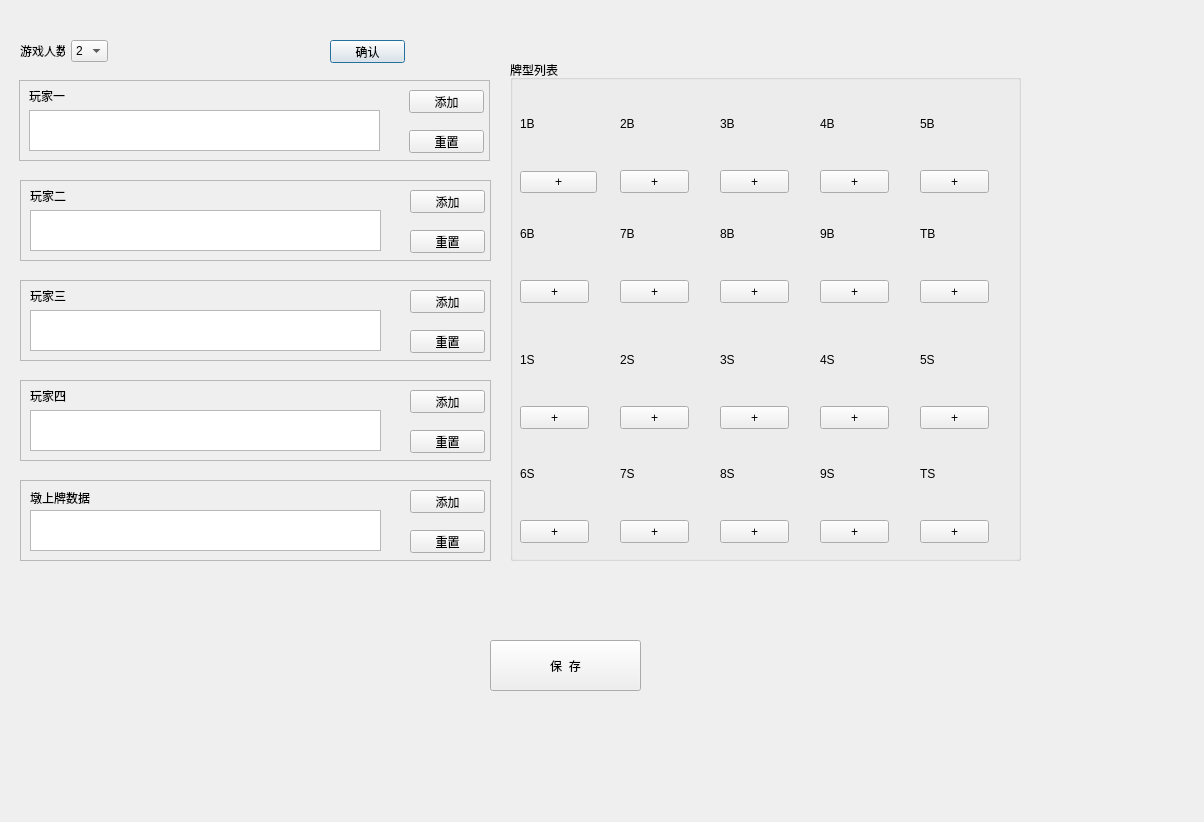
<?xml version="1.0" encoding="UTF-8"?>
<ui version="4.0">
 <class>Dialog</class>
 <widget class="QDialog" name="Dialog">
  <property name="geometry">
   <rect>
    <x>0</x>
    <y>0</y>
    <width>1204</width>
    <height>822</height>
   </rect>
  </property>
  <property name="windowTitle">
   <string>Dialog</string>
  </property>
  <widget class="QWidget" name="layoutWidget">
   <property name="geometry">
    <rect>
     <x>20</x>
     <y>40</y>
     <width>88</width>
     <height>22</height>
    </rect>
   </property>
   <layout class="QHBoxLayout" name="horizontalLayout">
    <item>
     <widget class="QLabel" name="label">
      <property name="text">
       <string>游戏人数</string>
      </property>
     </widget>
    </item>
    <item>
     <widget class="QComboBox" name="comboBox">
      <item>
       <property name="text">
        <string>2</string>
       </property>
      </item>
      <item>
       <property name="text">
        <string>3</string>
       </property>
      </item>
      <item>
       <property name="text">
        <string>4</string>
       </property>
      </item>
     </widget>
    </item>
   </layout>
  </widget>
  <widget class="QPushButton" name="AckBtn">
   <property name="geometry">
    <rect>
     <x>330</x>
     <y>40</y>
     <width>75</width>
     <height>23</height>
    </rect>
   </property>
   <property name="text">
    <string>确认</string>
   </property>
  </widget>
  <widget class="QFrame" name="playerOne">
   <property name="geometry">
    <rect>
     <x>19</x>
     <y>80</y>
     <width>471</width>
     <height>81</height>
    </rect>
   </property>
   <property name="frameShape">
    <enum>QFrame::StyledPanel</enum>
   </property>
   <property name="frameShadow">
    <enum>QFrame::Raised</enum>
   </property>
   <widget class="QLabel" name="label_2">
    <property name="geometry">
     <rect>
      <x>10</x>
      <y>10</y>
      <width>54</width>
      <height>12</height>
     </rect>
    </property>
    <property name="text">
     <string>玩家一</string>
    </property>
   </widget>
   <widget class="QPlainTextEdit" name="playerOneText">
    <property name="geometry">
     <rect>
      <x>10</x>
      <y>30</y>
      <width>351</width>
      <height>41</height>
     </rect>
    </property>
   </widget>
   <widget class="QPushButton" name="playerOneaddBtn">
    <property name="geometry">
     <rect>
      <x>390</x>
      <y>10</y>
      <width>75</width>
      <height>23</height>
     </rect>
    </property>
    <property name="text">
     <string>添加</string>
    </property>
   </widget>
   <widget class="QPushButton" name="playerOneClearBtn">
    <property name="geometry">
     <rect>
      <x>390</x>
      <y>50</y>
      <width>75</width>
      <height>23</height>
     </rect>
    </property>
    <property name="text">
     <string>重置</string>
    </property>
   </widget>
  </widget>
  <widget class="QFrame" name="playerTow">
   <property name="geometry">
    <rect>
     <x>20</x>
     <y>180</y>
     <width>471</width>
     <height>81</height>
    </rect>
   </property>
   <property name="frameShape">
    <enum>QFrame::StyledPanel</enum>
   </property>
   <property name="frameShadow">
    <enum>QFrame::Raised</enum>
   </property>
   <widget class="QLabel" name="label_3">
    <property name="geometry">
     <rect>
      <x>10</x>
      <y>10</y>
      <width>54</width>
      <height>12</height>
     </rect>
    </property>
    <property name="text">
     <string>玩家二</string>
    </property>
   </widget>
   <widget class="QPlainTextEdit" name="playerTowText">
    <property name="geometry">
     <rect>
      <x>10</x>
      <y>30</y>
      <width>351</width>
      <height>41</height>
     </rect>
    </property>
   </widget>
   <widget class="QPushButton" name="playerTowaddBtn">
    <property name="geometry">
     <rect>
      <x>390</x>
      <y>10</y>
      <width>75</width>
      <height>23</height>
     </rect>
    </property>
    <property name="text">
     <string>添加</string>
    </property>
   </widget>
   <widget class="QPushButton" name="playerTowClearBtn">
    <property name="geometry">
     <rect>
      <x>390</x>
      <y>50</y>
      <width>75</width>
      <height>23</height>
     </rect>
    </property>
    <property name="text">
     <string>重置</string>
    </property>
   </widget>
  </widget>
  <widget class="QFrame" name="playerThree">
   <property name="geometry">
    <rect>
     <x>20</x>
     <y>280</y>
     <width>471</width>
     <height>81</height>
    </rect>
   </property>
   <property name="frameShape">
    <enum>QFrame::StyledPanel</enum>
   </property>
   <property name="frameShadow">
    <enum>QFrame::Raised</enum>
   </property>
   <widget class="QLabel" name="label_4">
    <property name="geometry">
     <rect>
      <x>10</x>
      <y>10</y>
      <width>54</width>
      <height>12</height>
     </rect>
    </property>
    <property name="text">
     <string>玩家三</string>
    </property>
   </widget>
   <widget class="QPlainTextEdit" name="playerThreeText">
    <property name="geometry">
     <rect>
      <x>10</x>
      <y>30</y>
      <width>351</width>
      <height>41</height>
     </rect>
    </property>
   </widget>
   <widget class="QPushButton" name="playerThreeaddBtn">
    <property name="geometry">
     <rect>
      <x>390</x>
      <y>10</y>
      <width>75</width>
      <height>23</height>
     </rect>
    </property>
    <property name="text">
     <string>添加</string>
    </property>
   </widget>
   <widget class="QPushButton" name="playerThreeClearBtn">
    <property name="geometry">
     <rect>
      <x>390</x>
      <y>50</y>
      <width>75</width>
      <height>23</height>
     </rect>
    </property>
    <property name="text">
     <string>重置</string>
    </property>
   </widget>
  </widget>
  <widget class="QFrame" name="playerFour">
   <property name="geometry">
    <rect>
     <x>20</x>
     <y>380</y>
     <width>471</width>
     <height>81</height>
    </rect>
   </property>
   <property name="frameShape">
    <enum>QFrame::StyledPanel</enum>
   </property>
   <property name="frameShadow">
    <enum>QFrame::Raised</enum>
   </property>
   <widget class="QLabel" name="label_5">
    <property name="geometry">
     <rect>
      <x>10</x>
      <y>10</y>
      <width>54</width>
      <height>12</height>
     </rect>
    </property>
    <property name="text">
     <string>玩家四</string>
    </property>
   </widget>
   <widget class="QPlainTextEdit" name="playerFourText">
    <property name="geometry">
     <rect>
      <x>10</x>
      <y>30</y>
      <width>351</width>
      <height>41</height>
     </rect>
    </property>
   </widget>
   <widget class="QPushButton" name="playerFouraddBtn">
    <property name="geometry">
     <rect>
      <x>390</x>
      <y>10</y>
      <width>75</width>
      <height>23</height>
     </rect>
    </property>
    <property name="text">
     <string>添加</string>
    </property>
   </widget>
   <widget class="QPushButton" name="playerFourClearBtn">
    <property name="geometry">
     <rect>
      <x>390</x>
      <y>50</y>
      <width>75</width>
      <height>23</height>
     </rect>
    </property>
    <property name="text">
     <string>重置</string>
    </property>
   </widget>
  </widget>
  <widget class="QPushButton" name="ultimateBtn">
   <property name="geometry">
    <rect>
     <x>490</x>
     <y>640</y>
     <width>151</width>
     <height>51</height>
    </rect>
   </property>
   <property name="text">
    <string>保  存</string>
   </property>
  </widget>
  <widget class="QFrame" name="dunCard">
   <property name="geometry">
    <rect>
     <x>20</x>
     <y>480</y>
     <width>471</width>
     <height>81</height>
    </rect>
   </property>
   <property name="frameShape">
    <enum>QFrame::StyledPanel</enum>
   </property>
   <property name="frameShadow">
    <enum>QFrame::Raised</enum>
   </property>
   <widget class="QLabel" name="label_7">
    <property name="geometry">
     <rect>
      <x>10</x>
      <y>10</y>
      <width>71</width>
      <height>16</height>
     </rect>
    </property>
    <property name="text">
     <string>墩上牌数据</string>
    </property>
   </widget>
   <widget class="QPlainTextEdit" name="dunText">
    <property name="geometry">
     <rect>
      <x>10</x>
      <y>30</y>
      <width>351</width>
      <height>41</height>
     </rect>
    </property>
   </widget>
   <widget class="QPushButton" name="dunAddCard">
    <property name="geometry">
     <rect>
      <x>390</x>
      <y>10</y>
      <width>75</width>
      <height>23</height>
     </rect>
    </property>
    <property name="text">
     <string>添加</string>
    </property>
   </widget>
   <widget class="QPushButton" name="dunClear">
    <property name="geometry">
     <rect>
      <x>390</x>
      <y>50</y>
      <width>75</width>
      <height>23</height>
     </rect>
    </property>
    <property name="text">
     <string>重置</string>
    </property>
   </widget>
  </widget>
  <widget class="QGroupBox" name="groupBox">
   <property name="geometry">
    <rect>
     <x>510</x>
     <y>60</y>
     <width>511</width>
     <height>501</height>
    </rect>
   </property>
   <property name="title">
    <string>牌型列表</string>
   </property>
   <widget class="QWidget" name="layoutWidget_2">
    <property name="geometry">
     <rect>
      <x>10</x>
      <y>22</y>
      <width>77</width>
      <height>111</height>
     </rect>
    </property>
    <layout class="QVBoxLayout" name="verticalLayout">
     <item>
      <widget class="QLabel" name="label_1B">
       <property name="text">
        <string>1B</string>
       </property>
      </widget>
     </item>
     <item>
      <widget class="QPushButton" name="pushButton_1B">
       <property name="text">
        <string>+</string>
       </property>
      </widget>
     </item>
    </layout>
   </widget>
   <widget class="QLabel" name="label_2B">
    <property name="geometry">
     <rect>
      <x>110</x>
      <y>24</y>
      <width>69</width>
      <height>80</height>
     </rect>
    </property>
    <property name="text">
     <string>2B</string>
    </property>
   </widget>
   <widget class="QPushButton" name="pushButton_2B">
    <property name="geometry">
     <rect>
      <x>110</x>
      <y>110</y>
      <width>69</width>
      <height>23</height>
     </rect>
    </property>
    <property name="text">
     <string>+</string>
    </property>
   </widget>
   <widget class="QLabel" name="label_3B">
    <property name="geometry">
     <rect>
      <x>210</x>
      <y>24</y>
      <width>69</width>
      <height>80</height>
     </rect>
    </property>
    <property name="text">
     <string>3B</string>
    </property>
   </widget>
   <widget class="QPushButton" name="pushButton_3B">
    <property name="geometry">
     <rect>
      <x>210</x>
      <y>110</y>
      <width>69</width>
      <height>23</height>
     </rect>
    </property>
    <property name="text">
     <string>+</string>
    </property>
   </widget>
   <widget class="QLabel" name="label_4B">
    <property name="geometry">
     <rect>
      <x>310</x>
      <y>24</y>
      <width>69</width>
      <height>80</height>
     </rect>
    </property>
    <property name="text">
     <string>4B</string>
    </property>
   </widget>
   <widget class="QPushButton" name="pushButton_4B">
    <property name="geometry">
     <rect>
      <x>310</x>
      <y>110</y>
      <width>69</width>
      <height>23</height>
     </rect>
    </property>
    <property name="text">
     <string>+</string>
    </property>
   </widget>
   <widget class="QLabel" name="label_5B">
    <property name="geometry">
     <rect>
      <x>410</x>
      <y>24</y>
      <width>69</width>
      <height>80</height>
     </rect>
    </property>
    <property name="text">
     <string>5B</string>
    </property>
   </widget>
   <widget class="QPushButton" name="pushButton_5B">
    <property name="geometry">
     <rect>
      <x>410</x>
      <y>110</y>
      <width>69</width>
      <height>23</height>
     </rect>
    </property>
    <property name="text">
     <string>+</string>
    </property>
   </widget>
   <widget class="QLabel" name="label_6B">
    <property name="geometry">
     <rect>
      <x>10</x>
      <y>134</y>
      <width>69</width>
      <height>80</height>
     </rect>
    </property>
    <property name="text">
     <string>6B</string>
    </property>
   </widget>
   <widget class="QPushButton" name="pushButton_6B">
    <property name="geometry">
     <rect>
      <x>10</x>
      <y>220</y>
      <width>69</width>
      <height>23</height>
     </rect>
    </property>
    <property name="text">
     <string>+</string>
    </property>
   </widget>
   <widget class="QLabel" name="label_7B">
    <property name="geometry">
     <rect>
      <x>110</x>
      <y>134</y>
      <width>69</width>
      <height>80</height>
     </rect>
    </property>
    <property name="text">
     <string>7B</string>
    </property>
   </widget>
   <widget class="QPushButton" name="pushButton_7B">
    <property name="geometry">
     <rect>
      <x>110</x>
      <y>220</y>
      <width>69</width>
      <height>23</height>
     </rect>
    </property>
    <property name="text">
     <string>+</string>
    </property>
   </widget>
   <widget class="QLabel" name="label_8B">
    <property name="geometry">
     <rect>
      <x>210</x>
      <y>134</y>
      <width>69</width>
      <height>80</height>
     </rect>
    </property>
    <property name="text">
     <string>8B</string>
    </property>
   </widget>
   <widget class="QPushButton" name="pushButton_8B">
    <property name="geometry">
     <rect>
      <x>210</x>
      <y>220</y>
      <width>69</width>
      <height>23</height>
     </rect>
    </property>
    <property name="text">
     <string>+</string>
    </property>
   </widget>
   <widget class="QLabel" name="label_9B">
    <property name="geometry">
     <rect>
      <x>310</x>
      <y>134</y>
      <width>69</width>
      <height>80</height>
     </rect>
    </property>
    <property name="text">
     <string>9B</string>
    </property>
   </widget>
   <widget class="QPushButton" name="pushButton_9B">
    <property name="geometry">
     <rect>
      <x>310</x>
      <y>220</y>
      <width>69</width>
      <height>23</height>
     </rect>
    </property>
    <property name="text">
     <string>+</string>
    </property>
   </widget>
   <widget class="QLabel" name="label_TB">
    <property name="geometry">
     <rect>
      <x>410</x>
      <y>134</y>
      <width>69</width>
      <height>80</height>
     </rect>
    </property>
    <property name="text">
     <string>TB</string>
    </property>
   </widget>
   <widget class="QPushButton" name="pushButton_TB">
    <property name="geometry">
     <rect>
      <x>410</x>
      <y>220</y>
      <width>69</width>
      <height>23</height>
     </rect>
    </property>
    <property name="text">
     <string>+</string>
    </property>
   </widget>
   <widget class="QPushButton" name="pushButton_1S">
    <property name="geometry">
     <rect>
      <x>10</x>
      <y>346</y>
      <width>69</width>
      <height>23</height>
     </rect>
    </property>
    <property name="text">
     <string>+</string>
    </property>
   </widget>
   <widget class="QLabel" name="label_1S">
    <property name="geometry">
     <rect>
      <x>10</x>
      <y>260</y>
      <width>69</width>
      <height>80</height>
     </rect>
    </property>
    <property name="text">
     <string>1S</string>
    </property>
   </widget>
   <widget class="QPushButton" name="pushButton_2S">
    <property name="geometry">
     <rect>
      <x>110</x>
      <y>346</y>
      <width>69</width>
      <height>23</height>
     </rect>
    </property>
    <property name="text">
     <string>+</string>
    </property>
   </widget>
   <widget class="QLabel" name="label_2S">
    <property name="geometry">
     <rect>
      <x>110</x>
      <y>260</y>
      <width>69</width>
      <height>80</height>
     </rect>
    </property>
    <property name="text">
     <string>2S</string>
    </property>
   </widget>
   <widget class="QPushButton" name="pushButton_3S">
    <property name="geometry">
     <rect>
      <x>210</x>
      <y>346</y>
      <width>69</width>
      <height>23</height>
     </rect>
    </property>
    <property name="text">
     <string>+</string>
    </property>
   </widget>
   <widget class="QLabel" name="label_3S">
    <property name="geometry">
     <rect>
      <x>210</x>
      <y>260</y>
      <width>69</width>
      <height>80</height>
     </rect>
    </property>
    <property name="text">
     <string>3S</string>
    </property>
   </widget>
   <widget class="QPushButton" name="pushButton_4S">
    <property name="geometry">
     <rect>
      <x>310</x>
      <y>346</y>
      <width>69</width>
      <height>23</height>
     </rect>
    </property>
    <property name="text">
     <string>+</string>
    </property>
   </widget>
   <widget class="QLabel" name="label_4S">
    <property name="geometry">
     <rect>
      <x>310</x>
      <y>260</y>
      <width>69</width>
      <height>80</height>
     </rect>
    </property>
    <property name="text">
     <string>4S</string>
    </property>
   </widget>
   <widget class="QPushButton" name="pushButton_5S">
    <property name="geometry">
     <rect>
      <x>410</x>
      <y>346</y>
      <width>69</width>
      <height>23</height>
     </rect>
    </property>
    <property name="text">
     <string>+</string>
    </property>
   </widget>
   <widget class="QLabel" name="label_5S">
    <property name="geometry">
     <rect>
      <x>410</x>
      <y>260</y>
      <width>69</width>
      <height>80</height>
     </rect>
    </property>
    <property name="text">
     <string>5S</string>
    </property>
   </widget>
   <widget class="QLabel" name="label_8S">
    <property name="geometry">
     <rect>
      <x>210</x>
      <y>374</y>
      <width>69</width>
      <height>80</height>
     </rect>
    </property>
    <property name="text">
     <string>8S</string>
    </property>
   </widget>
   <widget class="QLabel" name="label_TS">
    <property name="geometry">
     <rect>
      <x>410</x>
      <y>374</y>
      <width>69</width>
      <height>80</height>
     </rect>
    </property>
    <property name="text">
     <string>TS</string>
    </property>
   </widget>
   <widget class="QLabel" name="label_7S">
    <property name="geometry">
     <rect>
      <x>110</x>
      <y>374</y>
      <width>69</width>
      <height>80</height>
     </rect>
    </property>
    <property name="text">
     <string>7S</string>
    </property>
   </widget>
   <widget class="QPushButton" name="pushButton_6S">
    <property name="geometry">
     <rect>
      <x>10</x>
      <y>460</y>
      <width>69</width>
      <height>23</height>
     </rect>
    </property>
    <property name="text">
     <string>+</string>
    </property>
   </widget>
   <widget class="QPushButton" name="pushButton_8S">
    <property name="geometry">
     <rect>
      <x>210</x>
      <y>460</y>
      <width>69</width>
      <height>23</height>
     </rect>
    </property>
    <property name="text">
     <string>+</string>
    </property>
   </widget>
   <widget class="QPushButton" name="pushButton_9S">
    <property name="geometry">
     <rect>
      <x>310</x>
      <y>460</y>
      <width>69</width>
      <height>23</height>
     </rect>
    </property>
    <property name="text">
     <string>+</string>
    </property>
   </widget>
   <widget class="QPushButton" name="pushButton_7S">
    <property name="geometry">
     <rect>
      <x>110</x>
      <y>460</y>
      <width>69</width>
      <height>23</height>
     </rect>
    </property>
    <property name="text">
     <string>+</string>
    </property>
   </widget>
   <widget class="QLabel" name="label_6S">
    <property name="geometry">
     <rect>
      <x>10</x>
      <y>374</y>
      <width>69</width>
      <height>80</height>
     </rect>
    </property>
    <property name="text">
     <string>6S</string>
    </property>
   </widget>
   <widget class="QLabel" name="label_9S">
    <property name="geometry">
     <rect>
      <x>310</x>
      <y>374</y>
      <width>69</width>
      <height>80</height>
     </rect>
    </property>
    <property name="text">
     <string>9S</string>
    </property>
   </widget>
   <widget class="QPushButton" name="pushButton_TS">
    <property name="geometry">
     <rect>
      <x>410</x>
      <y>460</y>
      <width>69</width>
      <height>23</height>
     </rect>
    </property>
    <property name="text">
     <string>+</string>
    </property>
   </widget>
  </widget>
 </widget>
 <resources/>
 <connections/>
</ui>
